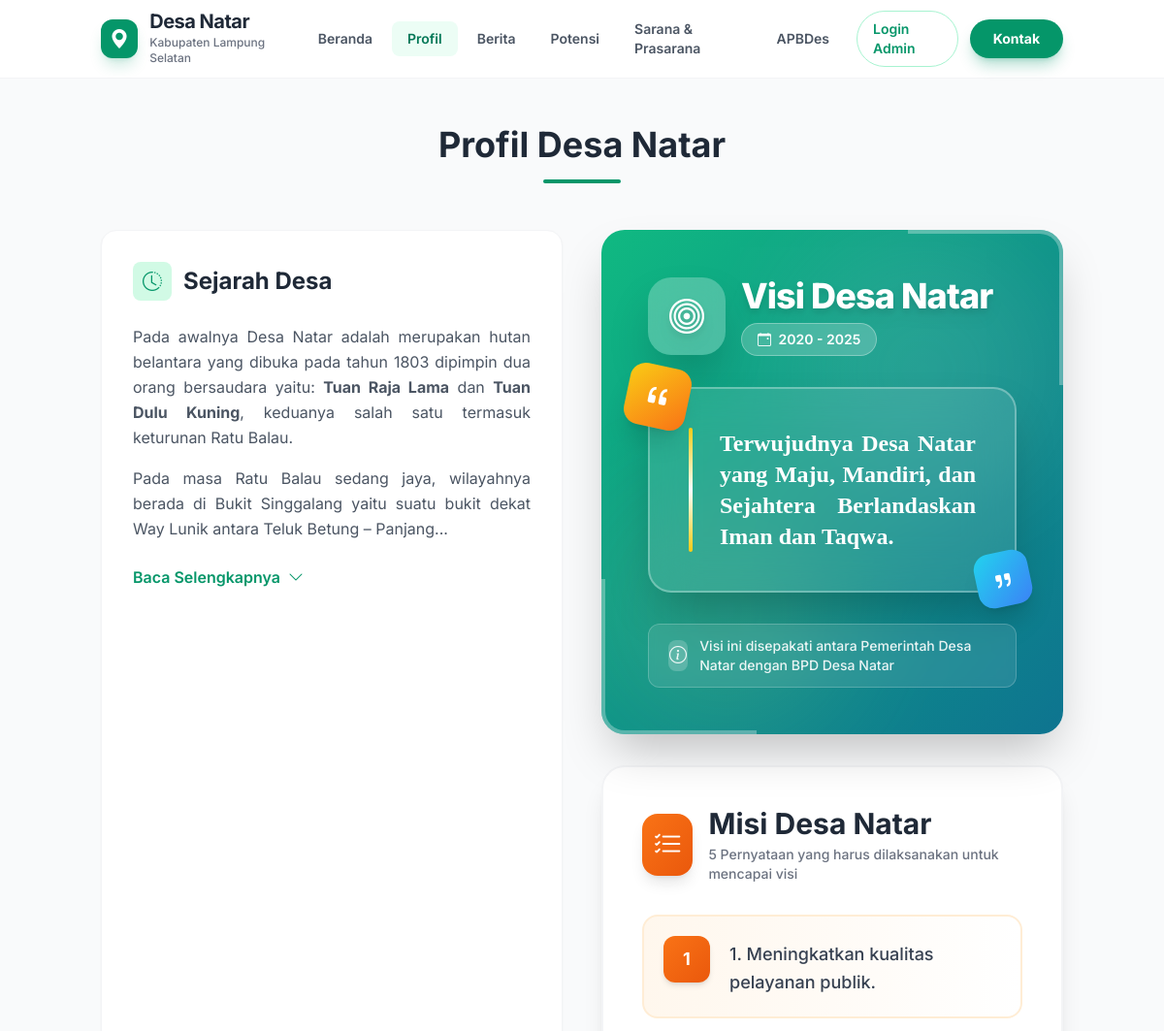
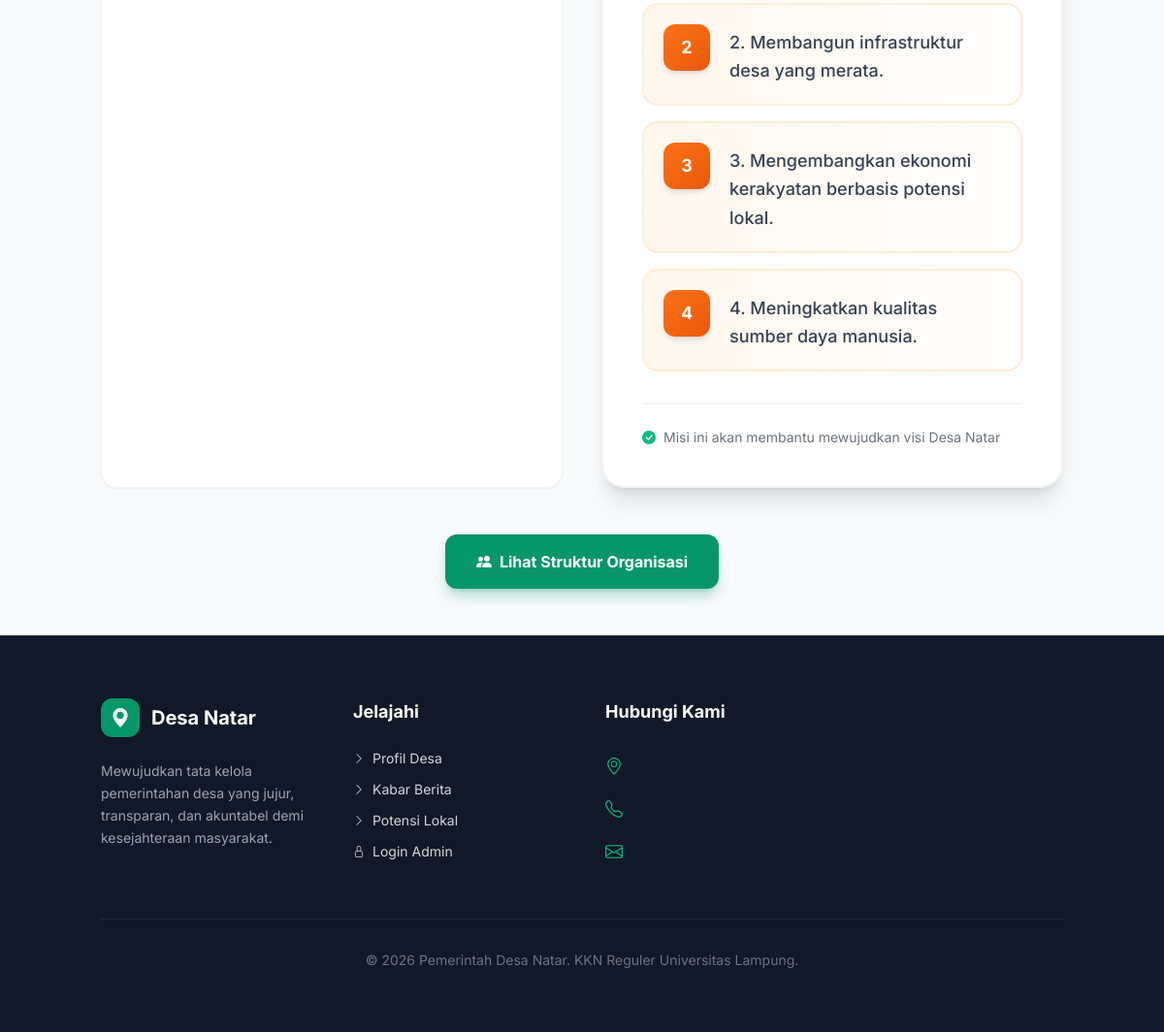
/profil.php, run on the app's committed database (2 pictures, top to bottom).
### tables this page shows
CREATE TABLE site_settings (
    id INT AUTO_INCREMENT PRIMARY KEY,
    judul_website VARCHAR(255) DEFAULT 'Desa Natar',
    tagline VARCHAR(255),
    logo VARCHAR(255),
    favicon VARCHAR(255)
);

CREATE TABLE profil (
    id INT AUTO_INCREMENT PRIMARY KEY,
    sejarah TEXT,
    visi TEXT,
    misi TEXT,
    populasi INT DEFAULT 0,
    luas_wilayah VARCHAR(50),
    batas_utara VARCHAR(100),
    batas_selatan VARCHAR(100),
    batas_timur VARCHAR(100),
    batas_barat VARCHAR(100),
    peta_lokasi_iframe TEXT
);

### profil.php (the view, shortened to what this page needs)
<?php
require 'includes/header.php';
$q_profil = mysqli_query($conn, "SELECT * FROM profil LIMIT 1");
$profil = mysqli_fetch_assoc($q_profil);
?>
<div class="bg-gray-50 py-12">
    <div class="container mx-auto px-4">
        <div class="text-center mb-12">
            <h1 class="text-3xl md:text-4xl font-bold text-gray-800 mb-4">Profil Desa Natar</h1>
            <div class="w-20 h-1 bg-emerald-600 mx-auto rounded-full"></div>
        </div>
        <div class="grid grid-cols-1 lg:grid-cols-2 gap-10 mb-12">
            <div class="bg-white p-8 rounded-2xl shadow-sm border border-gray-100">
                <div class="flex items-center gap-3 mb-6">
                    <div class="w-10 h-10 bg-emerald-100 text-emerald-600 rounded-lg flex items-center justify-center"><i class="bi bi-clock-history text-xl"></i></div>
                    <h2 class="text-2xl font-bold text-gray-800">Sejarah Desa</h2>
                </div>
                <div class="text-gray-600 leading-relaxed">
                    <div id="sejarah-preview" class="space-y-4">
                        <p class="text-justify">
                            Pada awalnya Desa Natar adalah merupakan hutan belantara yang dibuka pada tahun 1803 dipimpin dua orang bersaudara yaitu: <strong>Tuan Raja Lama</strong> dan <strong>Tuan Dulu Kuning</strong>, keduanya salah satu termasuk keturunan Ratu Balau.
                        </p>
                        <p class="text-justify">
                            Pada masa Ratu Balau sedang jaya, wilayahnya berada di Bukit Singgalang yaitu suatu bukit dekat Way Lunik antara Teluk Betung – Panjang...
                        </p>
                    </div>
                    <button onclick="toggleSejarah()" id="btn-sejarah" class="mt-6 text-emerald-600 hover:text-emerald-700 font-semibold flex items-center gap-2 transition">
                        <span id="btn-text">Baca Selengkapnya</span>
                        <i id="btn-icon" class="bi bi-chevron-down"></i>
                    </button>
                </div>
            </div>
            <div class="space-y-8">
                <div class="relative bg-gradient-to-br from-emerald-500 via-teal-600 to-cyan-700 p-8 md:p-12 rounded-3xl shadow-2xl overflow-hidden group hover:shadow-emerald-500/50 transition-all duration-500">
                    <div class="absolute inset-0 opacity-10">
                        <div class="absolute top-0 right-0 w-72 h-72 bg-white rounded-full blur-3xl animate-pulse"></div>
                        <div class="absolute bottom-0 left-0 w-64 h-64 bg-yellow-200 rounded-full blur-3xl animate-pulse" style="animation-delay: 1s;"></div>
                    </div>
                    <div class="absolute top-0 right-0 w-40 h-40 border-t-4 border-r-4 border-white/30 rounded-tr-3xl"></div>
                    <div class="absolute bottom-0 left-0 w-40 h-40 border-b-4 border-l-4 border-white/30 rounded-bl-3xl"></div>
                    <div class="relative z-10">
                        <div class="flex flex-col md:flex-row md:items-center gap-4 mb-8">
                            <div class="w-20 h-20 bg-white/25 backdrop-blur-lg rounded-3xl flex items-center justify-center shadow-2xl transform group-hover:rotate-12 transition-transform duration-500">
                                <i class="bi bi-bullseye text-4xl text-white drop-shadow-lg"></i>
                            </div>
                            <div class="flex-1">
                                <h2 class="text-3xl md:text-4xl font-extrabold text-white mb-2 tracking-tight drop-shadow-lg">Visi Desa Natar</h2>
                                <div class="flex items-center gap-3">
                                    <span class="px-4 py-1.5 bg-white/20 backdrop-blur-sm rounded-full text-white text-sm font-semibold border border-white/30">
                                        <i class="bi bi-calendar-event mr-1"></i> 2020 - 2025
                                    </span>
                                </div>
                            </div>
                        </div>
                        <div class="relative bg-white/10 backdrop-blur-xl rounded-3xl p-8 md:p-10 border-2 border-white/30 shadow-2xl transform group-hover:scale-[1.02] transition-all duration-500">
                            <div class="absolute -top-6 -left-6 w-16 h-16 bg-gradient-to-br from-yellow-400 to-orange-500 rounded-2xl flex items-center justify-center shadow-xl transform rotate-12">
                                <i class="bi bi-quote text-3xl text-white"></i>
                            </div>
                            <div class="relative pl-8">
                                <div class="absolute left-0 top-0 bottom-0 w-1 bg-gradient-to-b from-yellow-400 via-white to-yellow-400 rounded-full"></div>
                                <p class="text-white text-lg md:text-2xl font-bold leading-relaxed text-justify" style="font-family: 'Georgia', 'Times New Roman', serif;">
                                    <?= htmlspecialchars($profil['visi']); ?>
                                </p>
                            </div>
                            <div class="absolute -bottom-4 -right-4 w-14 h-14 bg-gradient-to-br from-cyan-400 to-blue-500 rounded-2xl flex items-center justify-center shadow-xl transform -rotate-12">
                                <i class="bi bi-quote text-2xl text-white transform rotate-180"></i>
                            </div>
                        </div>
                        <div class="mt-8 flex flex-col md:flex-row items-start md:items-center gap-4 text-white/90">
                            <div class="flex items-center gap-3 bg-white/10 backdrop-blur-sm px-5 py-3 rounded-xl border border-white/20">
                                <div class="w-8 h-8 bg-white/20 rounded-lg flex items-center justify-center">
                                    <i class="bi bi-info-circle text-lg"></i>
                                </div>
                                <p class="text-sm font-medium">Visi ini disepakati antara Pemerintah Desa Natar dengan BPD Desa Natar</p>
                            </div>
                        </div>
                    </div>
                </div>
                <div class="bg-white p-10 rounded-3xl shadow-xl border-2 border-gray-100 hover:shadow-2xl transition-all duration-300">
                    <div class="flex items-center gap-4 mb-8">
                        <div class="w-16 h-16 bg-gradient-to-br from-orange-500 to-orange-600 rounded-2xl flex items-center justify-center shadow-lg">
                            <i class="bi bi-list-check text-3xl text-white"></i>
                        </div>
                        <div>
                            <h2 class="text-3xl font-bold text-gray-800">Misi Desa Natar</h2>
                            <p class="text-gray-500 text-sm font-medium mt-1">5 Pernyataan yang harus dilaksanakan untuk mencapai visi</p>
                        </div>
                    </div>
                    <div class="space-y-4">
                        <?php
                        $misi_list = explode("\n", $profil['misi']);
                        $nomor = 1;
                        foreach($misi_list as $misi_item):
                            $misi_clean = trim($misi_item);
                            if(!empty($misi_clean)):
                        ?>
                        <div class="group flex gap-5 p-5 rounded-2xl bg-gradient-to-r from-orange-50 to-white border-2 border-orange-100 hover:border-orange-300 hover:shadow-lg transition-all duration-300">
                            <div class="flex-shrink-0">
                                <div class="w-12 h-12 bg-gradient-to-br from-orange-500 to-orange-600 rounded-xl flex items-center justify-center text-white font-bold text-lg shadow-md group-hover:scale-110 transition-transform">
                                    <?= $nomor; ?>
                                </div>
                            </div>
                            <div class="flex-1 pt-1">
                                <p class="text-gray-700 text-lg leading-relaxed font-medium">
                                    <?= htmlspecialchars($misi_clean); ?>
                                </p>
                            </div>
                        </div>
                        <?php
                            $nomor++;
                            endif;
                        endforeach;
                        ?>
                    </div>
                    <div class="mt-8 pt-6 border-t-2 border-gray-100">
                        <div class="flex items-center justify-between">
                            <div class="flex items-center gap-2 text-gray-500 text-sm">
                                <i class="bi bi-check-circle-fill text-emerald-500"></i>
                                <span>Misi ini akan membantu mewujudkan visi Desa Natar</span>
                            </div>
                        </div>
                    </div>
                </div>
            </div>
        </div>
        <div class="text-center">
            <a href="struktur-organisasi.php" class="inline-flex items-center gap-2 bg-emerald-600 text-white px-8 py-4 rounded-xl font-bold hover:bg-emerald-700 transition shadow-lg shadow-emerald-600/30">
                <i class="bi bi-people-fill"></i> Lihat Struktur Organisasi
            </a>
        </div>
    </div>
</div>
<?php require 'includes/footer.php'; ?>

### includes/header.php (shortened to what this page needs)
<?php
require_once __DIR__ . '/../config/db.php';
$settings = ['judul_website' => 'Desa Natar', 'tagline' => 'Website Resmi Pemerintah Desa'];
if ($conn) {
    $q_set = @mysqli_query($conn, "SELECT * FROM site_settings LIMIT 1");
    if ($q_set && mysqli_num_rows($q_set) > 0) {
        $settings = mysqli_fetch_assoc($q_set);
    }
}
?>
<!DOCTYPE html>
<html lang="id" class="scroll-smooth">
<head>
    <script src="https://cdn.tailwindcss.com"></script>
    <link rel="stylesheet" href="https://cdn.jsdelivr.net/npm/bootstrap-icons@1.11.0/font/bootstrap-icons.css">
</head>
<body class="bg-gray-50 flex flex-col min-h-screen">
    <nav class="bg-white sticky top-0 z-50 border-b border-gray-100 shadow-sm/50 backdrop-blur-md bg-white/90">
        <div class="container mx-auto px-4">
            <div class="flex justify-between items-center h-20">
                <a href="index.php" class="flex items-center gap-3 group">
                    <div class="w-10 h-10 bg-emerald-600 rounded-xl flex items-center justify-center text-white shadow-lg shadow-emerald-600/20 group-hover:scale-105 transition duration-300">
                        <i class="bi bi-geo-alt-fill text-xl"></i>
                    </div>
                    <div>
                        <h1 class="font-bold text-xl text-gray-800 leading-none tracking-tight"><?= $settings['judul_website']; ?></h1>
                        <p class="text-xs text-gray-500 mt-1 font-medium">Kabupaten Lampung Selatan</p>
                    </div>
                </a>
                <div class="hidden lg:flex items-center gap-1">
                    <?php
                    $menu = [
                        'index.php' => 'Beranda',
                        'profil.php' => 'Profil',
                        'berita.php' => 'Berita',
                        'potensi.php' => 'Potensi',
                        'sarana-prasarana.php' => 'Sarana & Prasarana',
                        'apbdesa.php' => 'APBDes'
                    ];
                    $current_page = basename($_SERVER['PHP_SELF']);
                    foreach ($menu as $link => $label) {
                        $active = ($current_page == $link) ? 'text-emerald-700 bg-emerald-50 font-bold' : 'text-gray-600 hover:text-emerald-600 hover:bg-emerald-50';
                        echo "<a href=\"$link\" class=\"px-4 py-2 text-sm font-semibold rounded-lg transition $active\">$label</a>";
                    }
                    ?>
                    <a href="admin/login.php" class="ml-2 px-4 py-2 text-sm font-semibold text-emerald-600 hover:text-emerald-800 transition border border-emerald-200 rounded-full hover:bg-emerald-50">Login Admin</a>
                    <a href="kontak.php" class="ml-2 px-6 py-2.5 text-sm font-bold text-white bg-emerald-600 rounded-full hover:bg-emerald-700 shadow-lg shadow-emerald-600/30 transition transform hover:-translate-y-0.5">Kontak</a>
                </div>
            </div>
        </div>
    </nav>

### includes/header.php (style rules this page uses)
body { font-family: 'Inter', sans-serif; }

### data on the page
site_settings: judul_website "Desa Natar"
profil: visi "Terwujudnya Desa Natar yang Maju, Mandiri, dan Sejahtera Berlandaskan Iman dan Taqwa.", misi "1. Meningkatkan kualitas pelayanan publik.", misi "2. Membangun infrastruktur desa yang merata.", misi "3. Mengembangkan ekonomi kerakyatan berbasis potensi lokal.", misi "4. Meningkatkan kualitas sumber daya manusia."

### other printed values
$label "Beranda"
$label "Profil"
$label "Berita"
$label "Potensi"
$label "Sarana & Prasarana"
$label "APBDes"
